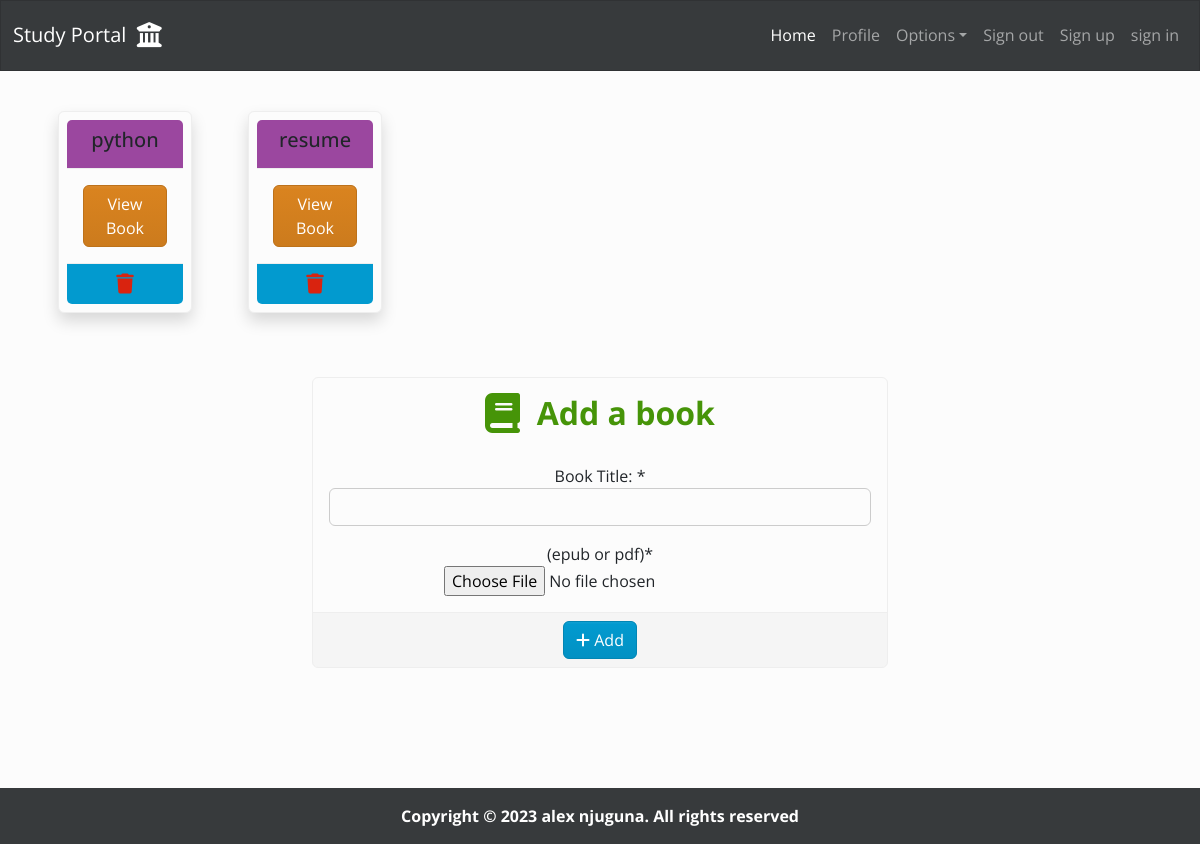
The page /book/books/ (signed in) on the database as committed earlier.
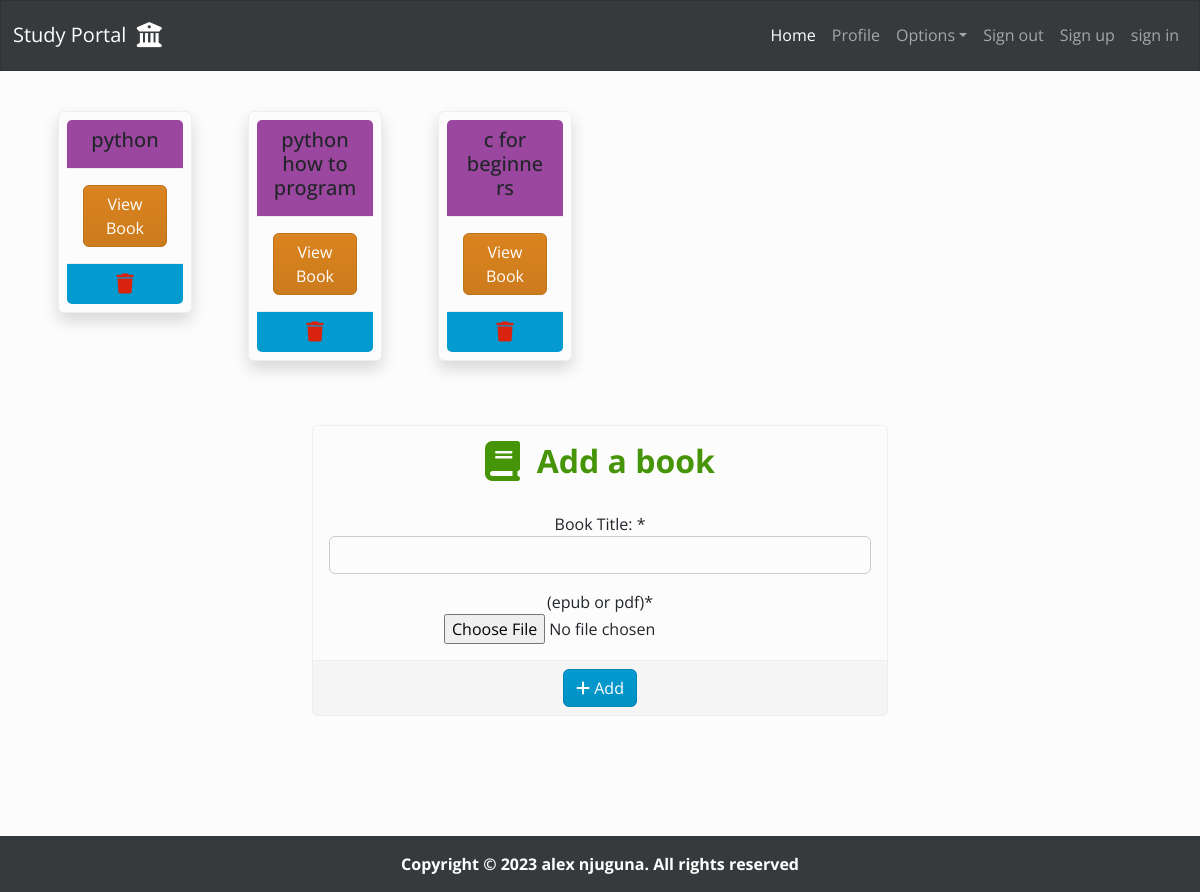
The same page on the database as committed later.
### book/models.py (models this page shows, shortened)
class Book(models.Model):
    user = models.ForeignKey(User, on_delete=models.CASCADE)
    title = models.CharField(max_length=50)
    contents = models.FileField(upload_to="books/", validators=[FileExtensionValidator(["pdf", "epub"])])

### book/views.py (the view)
# urls.py: path("books/", views.books, name="books"),
def books(request):
    if request.method == "POST":
        form = AddBookForm(request.POST, request.FILES)
        if form.is_valid():
            user = request.user
            title = form.cleaned_data.get("title")
            contents = form.cleaned_data.get("contents")
            book = Book(user=user, title=title, contents=contents)
            book.save()
            messages.success(request, "New book added")
            return redirect("book:books")
    else:
       form = AddBookForm()
    books_list = Book.objects.filter(user=request.user)
    return render(request, "book/books.html", {
        "title": "books",
        "form": form,
        "books": books_list
    })

### book/forms.py
class AddBookForm(forms.ModelForm):
    class Meta:
        model = Book
        fields = ["title", "contents"]
        labels = {
            "title": "Book Title: ",
            "contents": "(epub or pdf)"
        }
        widgets = {
            "title": forms.TextInput(attrs={
                "class": "form-control mb-3"
                }),
        }

### book/templates/book/books.html (shortened to what this page needs)
{% extends 'dashboard/base.html' %}
{% load crispy_forms_tags %}
{% load static %}
{% block content %}
    {% if books %}
        <div class="container mt-4">
            <div class="row">
                {% for book in books %}
                    <div class="col-md-2">
                        <div class="card text-center m-3 p-2 shadow">
                            <div class="card-header bg-danger">
                                <h5>{{ book.title }}</h5>
                            </div>
                            <div class="card-body">
                                <a href="{% url 'book:open_book' book.id %}" target="_blank" class="btn btn-warning">
                                    View Book
                                </a>
                            </div>
                            <div class="card-footer bg-info">
                                <a href="{% url 'book:delete_book' book.id %}">
                                    <i class="fa-solid fa-trash fa-lg"></i>
                                </a>
                            </div>
                        </div>
                    </div>
                {% endfor %}
            </div>
        </div>
    {% else %}
        <div class="alert aler-warning mt-3">No books saved</div>
    {% endif %}
    <div class="container-sm mt-5 w-50 text-center" style="margin-bottom: 120px;">
        <div class="card">
            <fieldset>
                <legend class="card-title text-success mt-3">
                    <h2 class="fw-bold fs-2">
                        <i class="fa-solid fa-book fa-lg"></i>&nbsp; </i>Add a book
                    </h2>
                </legend>
            </fieldset>
            <form  action="" method="post" enctype="multipart/form-data" autocomplete="off">
                <fieldset class="card-body">
                    {{ form|crispy }}
                </fieldset>
                <fieldset class="card-footer mt-auto">
                    <button class="btn btn-info text-center" type="submit">
                        <i class="fa-solid fa-plus"></i>&nbsp;Add
                    </button>
                </fieldset>
            </form>
        </div>
    </div>
{% endblock content %}

### dashboard/templates/dashboard/base.html (shortened to what this page needs)
{% load static %}
<!DOCTYPE html>
<html lang="en">
<head>
    <link rel="stylesheet" href="{% static 'dashboard/css/bootstrap.min.css' %}">
    <link rel="stylesheet" href="{% static 'dashboard/css/home_style.css' %}">
    <link rel="stylesheet" href="https://cdnjs.cloudflare.com/ajax/libs/font-awesome/6.4.2/css/all.min.css"
 />
</head>
<body>
    {% include 'navbar.html' %}
    {% block content %}
    {% endblock content %}
    <div class="footer-wrapper mt-auto">
        <footer class="bg-dark text-center text-light py-3">
            <p class="mb-0"><strong>Copyright &copy; {% now "Y" %} alex njuguna. All rights reserved</strong></p>
        </footer>
    </div>
</body>
</html>

### dashboard/templates/navbar.html (shortened to what this page needs)
<nav class="navbar navbar-expand-lg bg-dark" data-bs-theme="dark">
    <div class="container-fluid">
        <a class="navbar-brand" href="{% url 'dashboard:home' %}">Study Portal &nbsp;<i class="fa-solid fa-building-columns fa-lg"></i></a>
        <div class="collapse navbar-collapse" id="navbarColor02">
            <ul class="navbar-nav ms-auto">
                <li class="nav-item">
                    <a class="nav-link active" href="{% url 'dashboard:home' %}">Home
                    </a>
                </li>
                <li class="nav-item">
                    <a class="nav-link" href="{% url 'dashboard:profile' %}">Profile</a>
                </li>
                <li class="nav-item dropdown">
                    <a class="nav-link dropdown-toggle" data-bs-toggle="dropdown" href="#" role="button"
                        aria-haspopup="true" aria-expanded="false">Options</a>
                </li>
                <li class="nav-item">
                    <a class="nav-link" href="#">Sign out</a>
                </li>
                <li class="nav-item">
                    <a class="nav-link" href="#">Sign up</a>
                </li>
                <li class="nav-item">
                    <a class="nav-link" href="#">sign in</a>
                </li>
            </ul>
        </div>
    </div>
</nav>

### dashboard/static/dashboard/css/home_style.css (style rules this page uses)
body { display: flex; flex-direction: column; min-height: 100vh; }
.footer-wrapper { margin-top: auto; }

Rows that differ between the two databases and show on the page:
removed Book: title "resume"
added Book: title "python how to program"
added Book: title "c for beginners"
